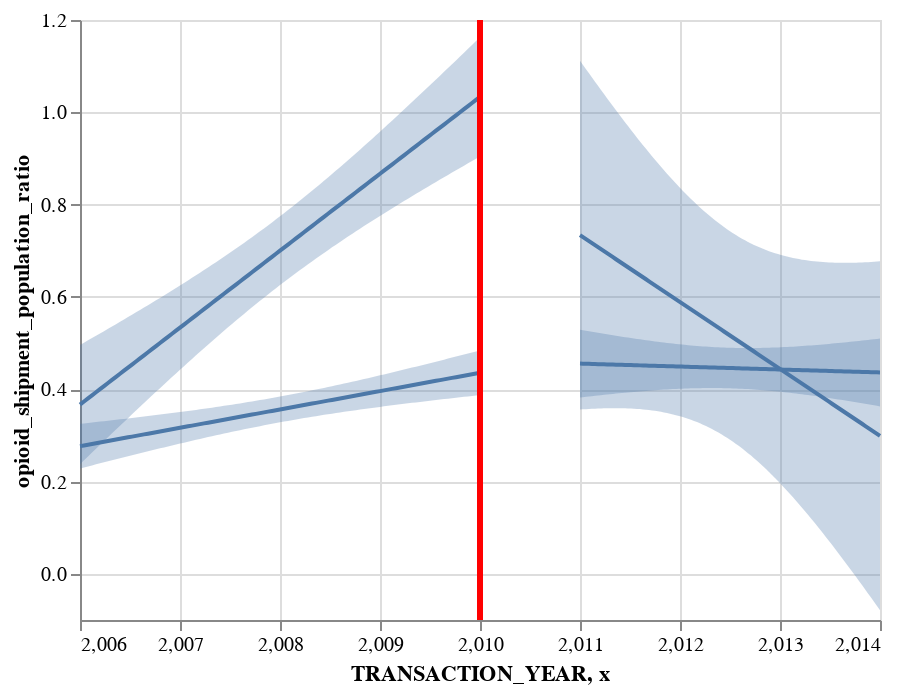

Source (notebook cell):
### Markdown cell above
> diff-diff opioids

### Code cell
xvar= "TRANSACTION_YEAR"
yvar="opioid_shipment_population_ratio"
chart = diff_diff(FL, yvar, xvar, 2010)
chart
